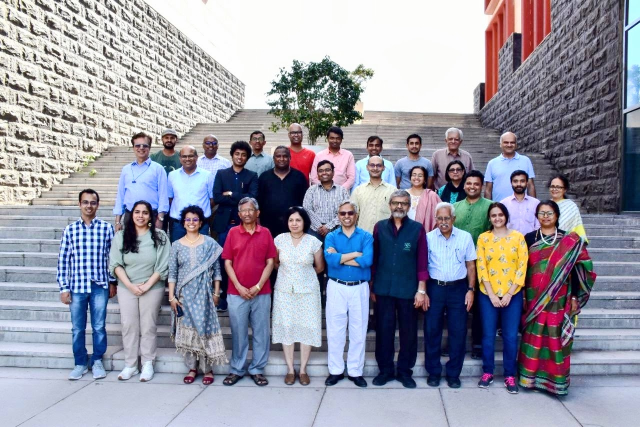
#> input picture Plaksha_Faculty.jpg, 1280 x 854 px, found by its file name (shown at 1/2 size)
$ jupyter execute 'Lab 5-Spring 2025 (1).ipynb'
#> lines starting #> are read from the running program, lines starting #| are printed output that depends on the picture; after the words box and inside, x2 and y2 are one past the last pixel; in counts of white or black regions, pixels touching at a corner belong together
#### Instructions
###### Follow the instructions given in comments prefixed with ## and write your code below that.
###### Also fill the partial code in given blanks.
###### Don't make any changes to the rest part of the codes

### Answer the questions given at the end of this notebook within your report.

### You would need to submit your GitHub repository link. Refer to the Section 6: Final Submission on the PDF document for the details.

[cell 1]
import cv2
import numpy as np
import matplotlib.pyplot as plt
from sklearn.cluster import KMeans
from scipy.spatial import distance
from matplotlib.offsetbox import OffsetImage, AnnotationBbox

[cell 2]
# Read the image
img = cv2.imread("plaksha_Faculty.jpg")
#> img is the input picture: shape (854, 1280, 3); mean B, G, R 162.4, 149, 149.2
gray_img = cv2.cvtColor(img, cv2.COLOR_BGR2GRAY)
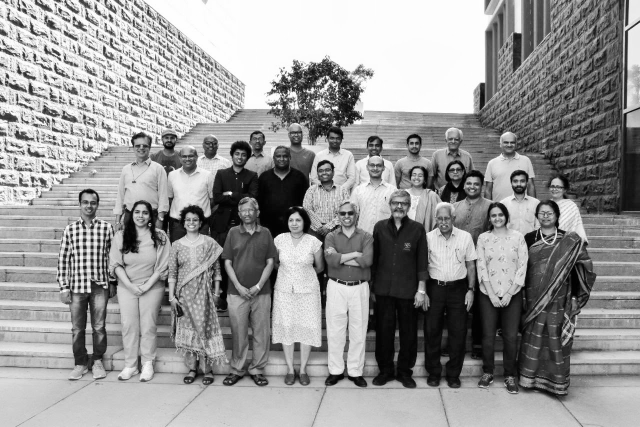
#> gray_img: shape (854, 1280) (shown at 1/2 size); min 0, max 255, mean 150.6

# Load the Haar cascade classifier
face_cascade = cv2.CascadeClassifier(cv2.data.haarcascades + "haarcascade_frontalface_default.xml")

# Detect faces
faces_rect = face_cascade.detectMultiScale(gray_img, 1.05, 4, minSize=(25,25), maxSize=(50,50))
#> faces_rect = 30 rows, first 6: [322, 263, 33, 33], [654, 265, 31, 31], [500, 266, 30, 30], [892, 267, 31, 31], [409, 277, 28, 28], [812, 274, 34, 34]

# Define text and font parameters
text = "Face"
font = cv2.FONT_HERSHEY_SIMPLEX
font_scale = 0.5
font_color = (0, 0, 255)
font_thickness = 1

# Draw rectangles around detected faces
for (x, y, w, h) in faces_rect:
    cv2.rectangle(img, (x, y), (x+w, y+h), (0, 0, 255), 2)
    cv2.putText(img, text, (x, y-10), font, font_scale, font_color, font_thickness)
#> this loop made 30 passes
#> (x, y, w, h) on passes 1 to 12: (322, 263, 33, 33), (654, 265, 31, 31), (500, 266, 30, 30), (892, 267, 31, 31), (409, 277, 28, 28), (812, 274, 34, 34), (464, 296, 33, 33), (632, 328, 34, 34), (819, 337, 33, 33), (570, 426, 39, 39), (576, 253, 32, 32), (1003, 273, 32, 32)
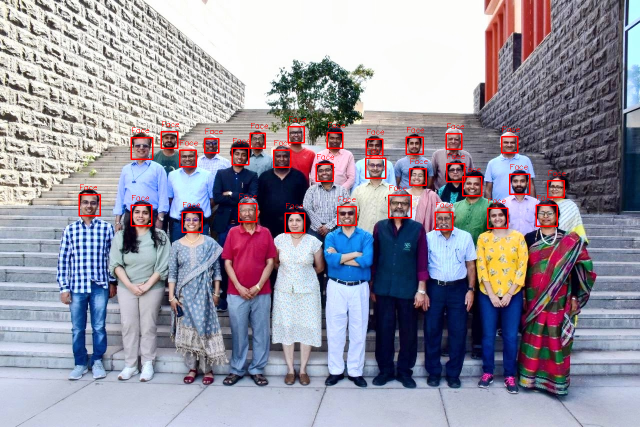
#> img: shape (854, 1280, 3) (shown at 1/2 size); 1.39% of pixels changed, all inside (x1, y1, x2, y2) = (157, 233, 1131, 467)

cv2.imshow(f"Total number of faces detected: {len(faces_rect)}", img)
cv2.waitKey(0)
cv2.destroyAllWindows()

[cell 3]
# Convert image to HSV
img_hsv = cv2.cvtColor(img, cv2.COLOR_BGR2HSV)
#> img_hsv: shape (854, 1280, 3); mean H, S, V 85.8, 70.5, 173.4
hue_saturation = []
face_images = []

for (x, y, w, h) in faces_rect:
    face = img_hsv[y:y + h, x:x + w]
    hue = np.mean(face[:, :, 0])
    saturation = np.mean(face[:, :, 1])
    hue_saturation.append((hue, saturation))
    face_images.append(face)
#> this loop made 30 passes
#> (x, y, w, h, hue, saturation) on passes 1 to 12: (322, 263, 33, 33, 59.29, 121.7), (654, 265, 31, 31, 50.4, 133.1), (500, 266, 30, 30, 34.12, 118.3), (892, 267, 31, 31, 81.31, 108.2), (409, 277, 28, 28, 108, 121.1), (812, 274, 34, 34, 62.79, 116.9), (464, 296, 33, 33, 42.56, 134.3), (632, 328, 34, 34, 81.22, 114.8), (819, 337, 33, 33, 36.69, 114.4), (570, 426, 39, 39, 55.81, 115.3), (576, 253, 32, 32, 78.19, 99.55), (1003, 273, 32, 32, 51.71, 106.9)
#> after the loop, face_images = 30 items; hue_saturation = 30 pairs, first value 23.14 to 120.8, second value 80.77 to 134.3

hue_saturation = np.array(hue_saturation)

# Perform k-Means clustering
kmeans = KMeans(n_clusters=2, random_state=42)
kmeans.fit(hue_saturation)

# Plot clustered faces
fig, ax = plt.subplots(figsize=(12, 6))
for i, (x, y, w, h) in enumerate(faces_rect):
    im = OffsetImage(cv2.cvtColor(cv2.resize(face_images[i], (20, 20)), cv2.COLOR_HSV2RGB))
    ab = AnnotationBbox(im, (hue_saturation[i, 0], hue_saturation[i, 1]), frameon=False, pad=0)
    ax.add_artist(ab)
    plt.plot(hue_saturation[i, 0], hue_saturation[i, 1], 'o')

plt.xlabel("Hue")
plt.ylabel("Saturation")
plt.title("Feature-based Clustering using k-Means")
plt.grid()
plt.show()
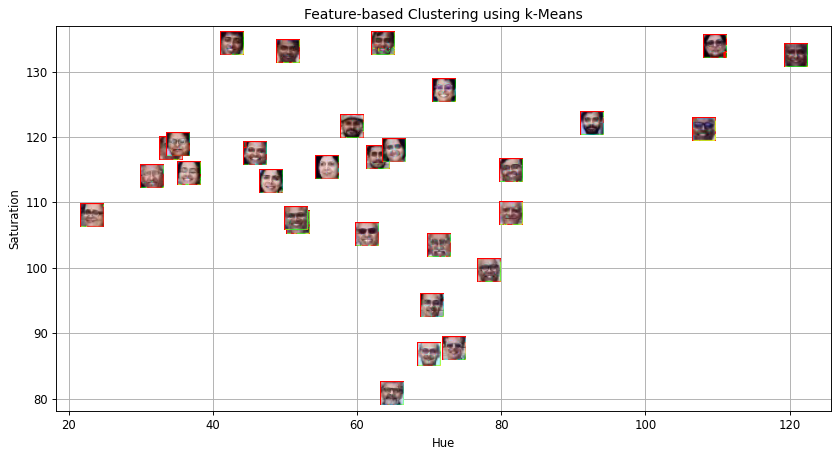
#> figure drawn by matplotlib, 1 panel

[cell 4]
# Create an empty list to store legend labels
legend_labels = []

# Scatter plot for clusters
cluster_0_points = []
cluster_1_points = []

for i in range(len(hue_saturation)):
    if kmeans.labels_[i] == 0:
        cluster_0_points.append(hue_saturation[i])
    else:
        cluster_1_points.append(hue_saturation[i])
#> this loop made 30 passes
#> after the loop, cluster_0_points = [[59.29, 121.7], [50.4, 133.1], [34.12, 118.3], [62.79, 116.9], [42.56, 134.3], [36.69, 114.4], [55.81, 115.3], [51.71, 106.9], [63.54, 134.3], [45.8, 117.5], [23.14, 108], [31.55, 113.9], [48.03, 113.2], [51.53, 107.6], [61.3, 105.1], [65.06, 117.9], [35.11, 118.8]]; cluster_1_points = [[81.31, 108.2], [108, 121.1], [81.22, 114.8], [78.19, 99.55], [120.8, 132.5], [109.6, 133.8], [72, 127.1], [69.96, 86.68], [92.49, 122], [70.27, 94.28], [71.27, 103.4], [73.39, 87.63], [64.75, 80.77]]

cluster_0_points = np.array(cluster_0_points)
#> cluster_0_points = 17 rows, first 8: [59.29, 121.7], [50.4, 133.1], [34.12, 118.3], [62.79, 116.9], [42.56, 134.3], [36.69, 114.4], [55.81, 115.3], [51.71, 106.9]
cluster_1_points = np.array(cluster_1_points)
#> cluster_1_points = 13 rows, first 8: [81.31, 108.2], [108, 121.1], [81.22, 114.8], [78.19, 99.55], [120.8, 132.5], [109.6, 133.8], [72, 127.1], [69.96, 86.68]

plt.scatter(cluster_0_points[:, 0], cluster_0_points[:, 1], color='green', label='Cluster 0')
plt.scatter(cluster_1_points[:, 0], cluster_1_points[:, 1], color='blue', label='Cluster 1')

centroid_0 = kmeans.cluster_centers_[0]
centroid_1 = kmeans.cluster_centers_[1]

plt.scatter(centroid_0[0], centroid_0[1], color='black', marker='x', label='Centroid 0')
plt.scatter(centroid_1[0], centroid_1[1], color='red', marker='x', label='Centroid 1')

plt.xlabel("Hue")
plt.ylabel("Saturation")
plt.title("Clusters and Centroids")
plt.legend()
plt.grid()
plt.show()
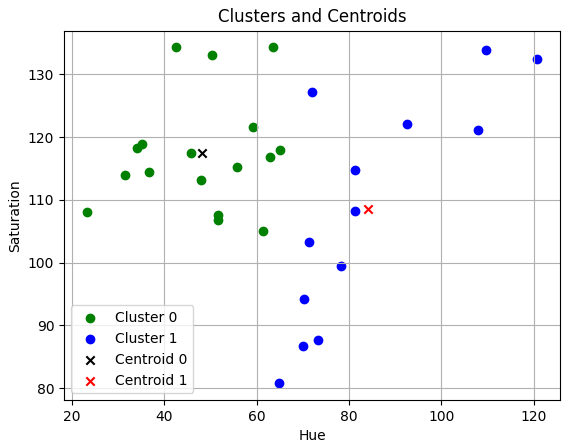
#> figure drawn by matplotlib, 1 panel

[cell 5]
template_img = cv2.imread("Dr_Shashi_Tharoor.jpg")
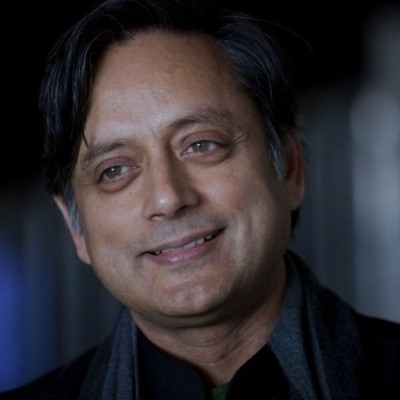
#> input picture Dr_Shashi_Tharoor.jpg, 400 x 400 px
#> template_img is the input picture: shape (400, 400, 3); mean B, G, R 49.8, 45.4, 49.1
template_gray = cv2.cvtColor(template_img, cv2.COLOR_BGR2GRAY)
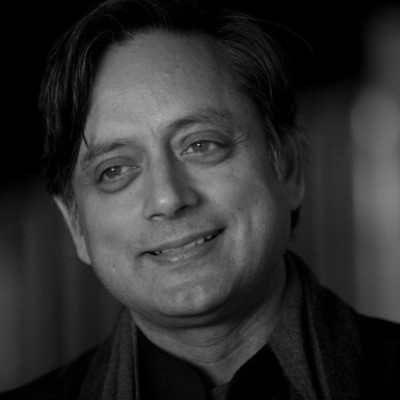
#> template_gray: shape (400, 400); min 0, max 188, mean 47
template_faces = face_cascade.detectMultiScale(template_gray, 1.05, 4)
#> template_faces = [[43, 60, 253, 253]]

# Draw rectangles around the detected faces
for (x, y, w, h) in template_faces:
    cv2.rectangle(template_img, (x, y), (x + w, y + h), (0, 255, 0), 3)
#> this loop made 1 pass
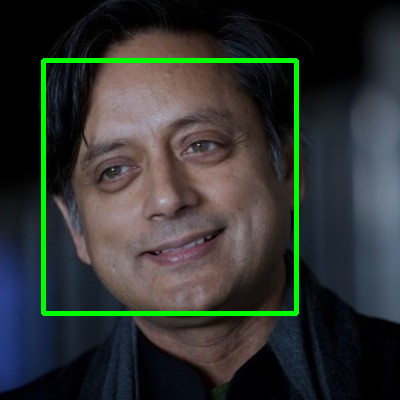
#> template_img: shape (400, 400, 3); 3.16% of pixels changed, all inside (x1, y1, x2, y2) = (41, 58, 299, 316)

cv2.imshow("Detected Template Face", template_img)
cv2.waitKey(0)
cv2.destroyAllWindows()

[cell 6]
# Convert template image to HSV
template_hsv = cv2.cvtColor(template_img, cv2.COLOR_BGR2HSV)
#> template_hsv: shape (400, 400, 3); mean H, S, V 66.7, 90.5, 64.6
template_hue = np.mean(template_hsv[:, :, 0])
#> template_hue = 66.72
template_saturation = np.mean(template_hsv[:, :, 1])
#> template_saturation = 90.52
template_label = kmeans.predict([[template_hue, template_saturation]])[0]
#> template_label = 1

# Plot the template in respective cluster
fig, ax = plt.subplots(figsize=(12, 6))
for i in range(len(hue_saturation)):
    color = 'red' if kmeans.labels_[i] == 0 else 'blue'
    plt.plot(hue_saturation[i, 0], hue_saturation[i, 1], 'o', color=color)
#> this loop made 30 passes
#> color on passes 1 to 12: 'red', 'red', 'red', 'blue', 'blue', 'red', 'red', 'blue', 'red', 'red', 'blue', 'red'

color = 'red' if template_label == 0 else 'blue'
plt.plot(template_hue, template_saturation, 'o', markersize=10, color=color, label='Template Image')

plt.xlabel("Hue")
plt.ylabel("Saturation")
plt.title("Template Image Classification")
plt.grid()
plt.legend()
plt.show()
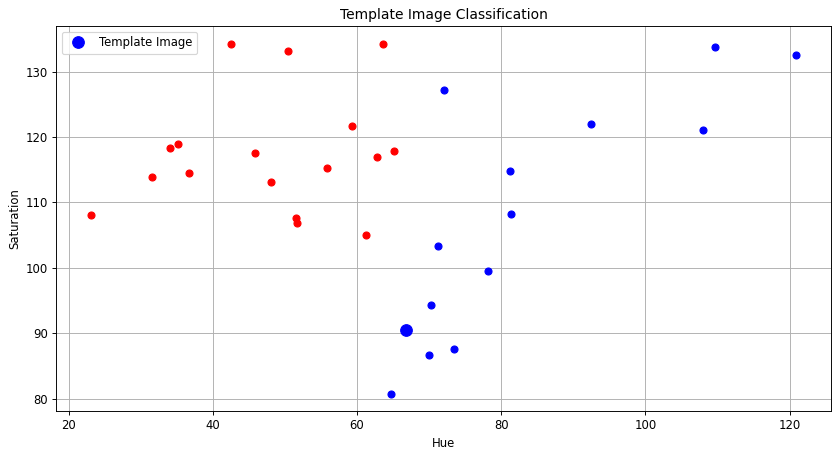
#> figure drawn by matplotlib, 1 panel

[cell 7]
# Scatter plot for clusters
legend_labels = []
cluster_0_points = []
cluster_1_points = []

fig, ax = plt.subplots(figsize=(12, 6))
for i, (x, y, w, h) in enumerate(faces_rect):
    if kmeans.labels_[i] == 0:
        cluster_0_points.append((hue_saturation[i, 0], hue_saturation[i, 1]))
    else:
        cluster_1_points.append((hue_saturation[i, 0], hue_saturation[i, 1]))
#> after the loop, cluster_0_points = [(59.29, 121.7), (50.4, 133.1), (34.12, 118.3), (62.79, 116.9), (42.56, 134.3), (36.69, 114.4), (55.81, 115.3), (51.71, 106.9), (63.54, 134.3), (45.8, 117.5), (23.14, 108), (31.55, 113.9), (48.03, 113.2), (51.53, 107.6), (61.3, 105.1), (65.06, 117.9), (35.11, 118.8)]; cluster_1_points = [(81.31, 108.2), (108, 121.1), (81.22, 114.8), (78.19, 99.55), (120.8, 132.5), (109.6, 133.8), (72, 127.1), (69.96, 86.68), (92.49, 122), (70.27, 94.28), (71.27, 103.4), (73.39, 87.63), (64.75, 80.77)]

cluster_0_points = np.array(cluster_0_points)
#> cluster_0_points = 17 rows, first 8: [59.29, 121.7], [50.4, 133.1], [34.12, 118.3], [62.79, 116.9], [42.56, 134.3], [36.69, 114.4], [55.81, 115.3], [51.71, 106.9]
plt.scatter(cluster_0_points[:, 0], cluster_0_points[:, 1], color='green', label='Cluster 0')

cluster_1_points = np.array(cluster_1_points)
#> cluster_1_points = 13 rows, first 8: [81.31, 108.2], [108, 121.1], [81.22, 114.8], [78.19, 99.55], [120.8, 132.5], [109.6, 133.8], [72, 127.1], [69.96, 86.68]
plt.scatter(cluster_1_points[:, 0], cluster_1_points[:, 1], color='blue', label='Cluster 1')

centroid_0 = kmeans.cluster_centers_[0]
centroid_1 = kmeans.cluster_centers_[1]

plt.scatter(centroid_0[0], centroid_0[1], color='black', marker='x', label='Centroid 0')
plt.scatter(centroid_1[0], centroid_1[1], color='red', marker='x', label='Centroid 1')

plt.plot(template_hue, template_saturation, marker='o', c='violet', markersize=10, label='Class ?')

plt.xlabel("Hue")
plt.ylabel("Saturation")
plt.title("Clusters and Centroids")
plt.legend()
plt.grid()
plt.show()
